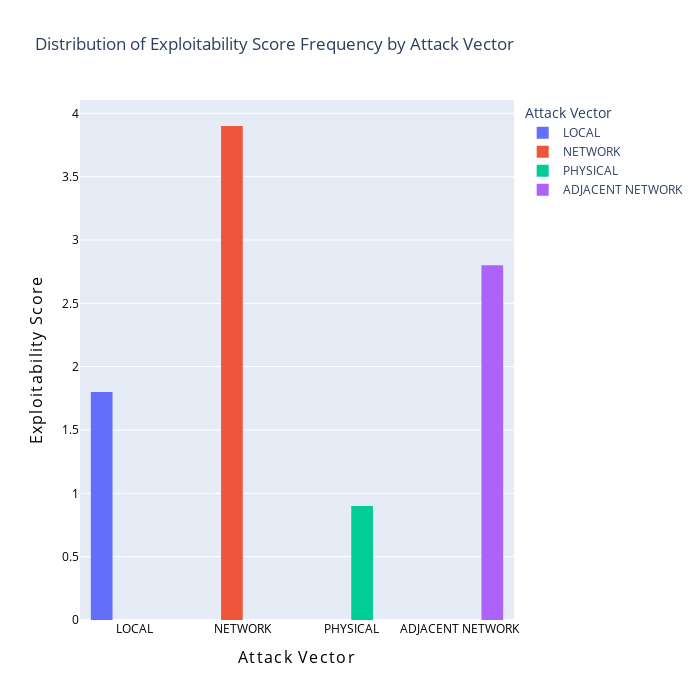

Write notebook code for a chart like this one.
### Markdown cell above
The mode(frequency) of the impact score by attack vector is observed to be constant with this sample.<br>
Thus the distribution of this sample for frequency of base score is uniform with no skewness.<br>
However, it is observed that the frequency for Impact Score is positively skewed based on the above histogram.

### Code cell
mode_df_exploitability_score = dt_analyzer.calculate_mode_category(dataFrame, "attackVector", "exploitabilityScore", "Attack Vector", "Exploitability Score")
options = {
    'xAxisLabel': "<span style='letter-spacing: 1.3px;'>Attack Vector</span>",
    'yAxisLabel': "<span style='letter-spacing: 1.3px;'>Exploitability Score</span>",
    'width': 700,
    'height': 700,
    'title': "Distribution of Exploitability Score Frequency by Attack Vector",
    'format': "",
    'font_size': 16,
    'font_color': "black",
    'value_color': "black",
    'value_size': 12
}
dt_analyzer.show_histogram(mode_df_exploitability_score, "Attack Vector", "Exploitability Score", options)

### Figure 1 — Plotly figure (JSON) as saved in the notebook; plotly's stock layout.template omitted (floating-point values rounded to 4 significant figures)
{"data": [{"alignmentgroup": "True", "bingroup": "x", "histfunc": "sum", "hovertemplate": "Attack Vector=%{x}<br>sum of Exploitability Score=%{y}<extra></extra>", "legendgroup": "LOCAL", "marker": {"color": "#636efa", "pattern": {"shape": ""}}, "name": "LOCAL", "offsetgroup": "LOCAL", "orientation": "v", "showlegend": true, "type": "histogram", "x": ["LOCAL"], "xaxis": "x", "y": [1.8], "yaxis": "y"}, {"alignmentgroup": "True", "bingroup": "x", "histfunc": "sum", "hovertemplate": "Attack Vector=%{x}<br>sum of Exploitability Score=%{y}<extra></extra>", "legendgroup": "NETWORK", "marker": {"color": "#EF553B", "pattern": {"shape": ""}}, "name": "NETWORK", "offsetgroup": "NETWORK", "orientation": "v", "showlegend": true, "type": "histogram", "x": ["NETWORK"], "xaxis": "x", "y": [3.9], "yaxis": "y"}, {"alignmentgroup": "True", "bingroup": "x", "histfunc": "sum", "hovertemplate": "Attack Vector=%{x}<br>sum of Exploitability Score=%{y}<extra></extra>", "legendgroup": "PHYSICAL", "marker": {"color": "#00cc96", "pattern": {"shape": ""}}, "name": "PHYSICAL", "offsetgroup": "PHYSICAL", "orientation": "v", "showlegend": true, "type": "histogram", "x": ["PHYSICAL"], "xaxis": "x", "y": [0.9], "yaxis": "y"}, {"alignmentgroup": "True", "bingroup": "x", "histfunc": "sum", "hovertemplate": "Attack Vector=%{x}<br>sum of Exploitability Score=%{y}<extra></extra>", "legendgroup": "ADJACENT NETWORK", "marker": {"color": "#ab63fa", "pattern": {"shape": ""}}, "name": "ADJACENT NETWORK", "offsetgroup": "ADJACENT NETWORK", "orientation": "v", "showlegend": true, "type": "histogram", "x": ["ADJACENT NETWORK"], "xaxis": "x", "y": [2.8], "yaxis": "y"}], "layout": {"barmode": "group", "height": 700, "legend": {"title": {"text": "Attack Vector"}, "tracegroupgap": 0}, "title": {"text": "Distribution of Exploitability Score Frequency by Attack Vector"}, "width": 700, "xaxis": {"anchor": "y", "categoryarray": ["LOCAL", "NETWORK", "PHYSICAL", "ADJACENT NETWORK"], "categoryorder": "array", "domain": [0, 1], "tickfont": {"color": "black", "size": 12}, "title": {"font": {"color": "black", "size": 16}, "text": "<span style='letter-spacing: 1.3px;'>Attack Vector</span>"}}, "yaxis": {"anchor": "x", "domain": [0, 1], "tickfont": {"color": "black", "size": 12}, "title": {"font": {"color": "black", "size": 16}, "text": "<span style='letter-spacing: 1.3px;'>Exploitability Score</span>"}}}}
